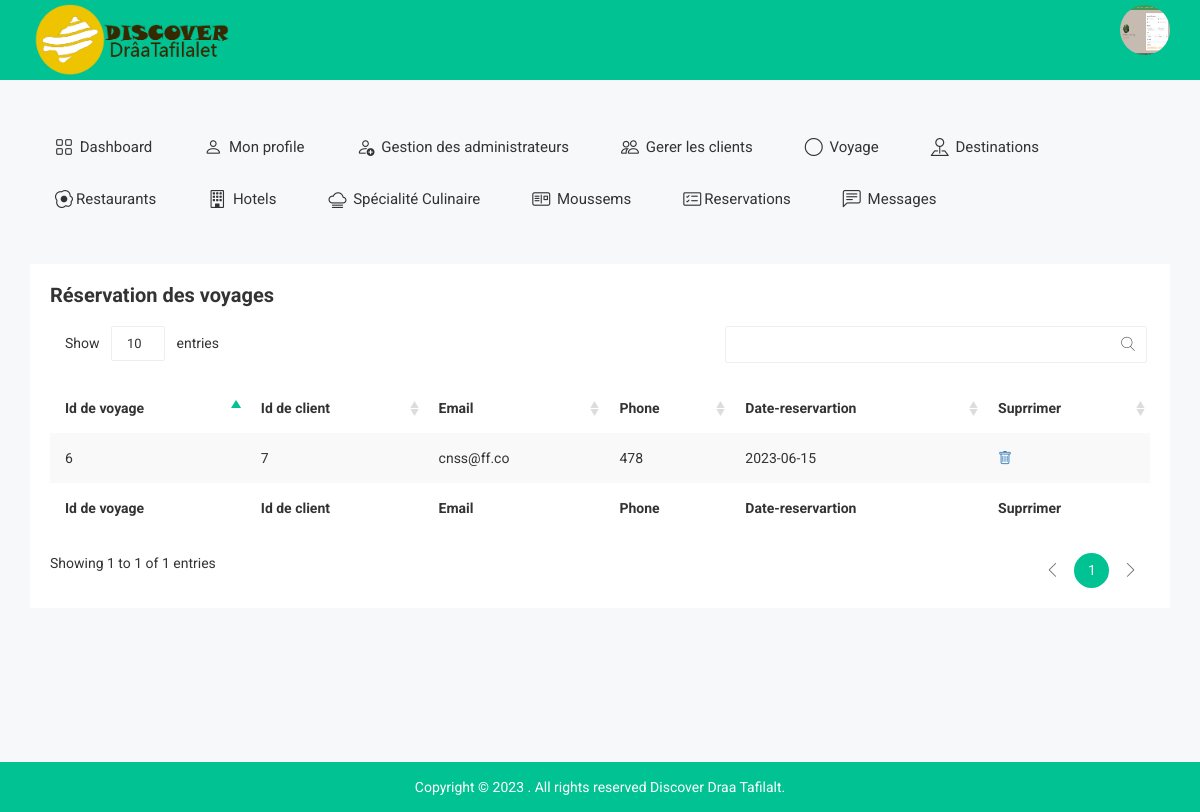
Page /affiche-voyres.php (signed in) on the committed database.
### affiche-voyres.php (the view, shortened to what this page needs)
<?php
include 'connection.php';
$sql = 'SELECT *
		FROM `reserver-voyage`';
 $statement = $pdo->query($sql);
 $publishers = $statement->fetchAll(PDO::FETCH_ASSOC);
?>
<!doctype html>
<html class="no-js" lang="">
<head>
    <link rel="stylesheet" href="https://cdn.jsdelivr.net/npm/bootstrap-icons@1.10.5/font/bootstrap-icons.css">
        <link rel="stylesheet" href="css/bootstrap.min.css">
        <link rel="stylesheet" href="css/font-awesome.min.css">
        <link rel="stylesheet" href="css/owl.carousel.css">
        <link rel="stylesheet" href="css/owl.theme.css">
        <link rel="stylesheet" href="css/owl.transitions.css">
        <link rel="stylesheet" href="css/meanmenu/meanmenu.min.css">
        <link rel="stylesheet" href="css/animate.css">
        <link rel="stylesheet" href="css/normalize.css">
        <link rel="stylesheet" href="css/wave/waves.min.css">
        <link rel="stylesheet" href="css/wave/button.css">
        <link rel="stylesheet" href="css/scrollbar/jquery.mCustomScrollbar.min.css">
        <link rel="stylesheet" href="css/notika-custom-icon.css">
        <link rel="stylesheet" href="css/jquery.dataTables.min.css">
        <link rel="stylesheet" href="css/main.css">
        <link rel="stylesheet" href="style.css">
        <link rel="stylesheet" href="css/responsive.css">
</head>
<body>
    <?php include 'tophead.php' ?>
    <div class="main-menu-area mg-tb-40">
    </div>
    <div class="notika-status-area">
        <div class="container">
            <div class="row">
                <div class="col-lg-12 col-md-12 col-sm-12 col-xs-12">
                    <div class="data-table-list">
                        <div class="basic-tb-hd">
                            <h2>Réservation des voyages</h2>
                        </div>
                        <div class="table-responsive">
                            <table id="data-table-basic" class="table table-striped">
                                <thead>
                                    <tr>
                                         <th>Id de voyage</th>
                                        <th>Id de client</th>
                                        <th>Email</th>
                                        <th>Phone</th>
                                        <th>Date-reservartion</th>
                                        <th>Suprrimer</th>
                                    </tr>
                                </thead>
                                <tbody>
                                <?php
                                if ($publishers) {
                                    foreach ($publishers as $publisher) {?>
                                    <tr>
                                    <td><?php  echo $publisher['id-cer'] ?></td>
                                        <td><?php  echo $publisher['id-cleint'] ?></td>
                                        <td><?php  echo $publisher['email'] ?></td>
                                        <td><?php  echo $publisher['phone'] ?></td>
                                        <td><?php  echo $publisher['date-reservartion'] ?></td>
                                        <td><a href="delete-resvoy.php?id=<?php echo $publisher['id_voya'] ?>"> <i class="bi bi-trash"></i></a></td>
                                     </tr>
                               <?php }}
                                ?>
                                </tbody>
                                <tfoot>
                                    <tr>
                                    <th>Id de voyage</th>
                                        <th>Id de client</th>
                                        <th>Email</th>
                                        <th>Phone</th>
                                        <th>Date-reservartion</th>
                                        <th>Suprrimer</th>
                                </tfoot>
                            </table>
                        </div>
                    </div>
                </div>
            </div>
        </div>
    </div>
    <div class="footer-copyright-area">
        <div class="container">
            <div class="row">
                <div class="col-lg-12 col-md-12 col-sm-12 col-xs-12">
                    <div class="footer-copy-right">
                        <p>Copyright © 2023
. All rights reserved Discover Draa Tafilalt.</p>
                    </div>
                </div>
            </div>
        </div>
    </div>
</body>
</html>

### css/main.css (style rules this page uses)
html { color: #222; font-size: 1em; line-height: 1.4; }

### rows in the picture
reserver-voyage: value "6", value "7", email "cnss@ff.co", phone "478", value "2023-06-15"
